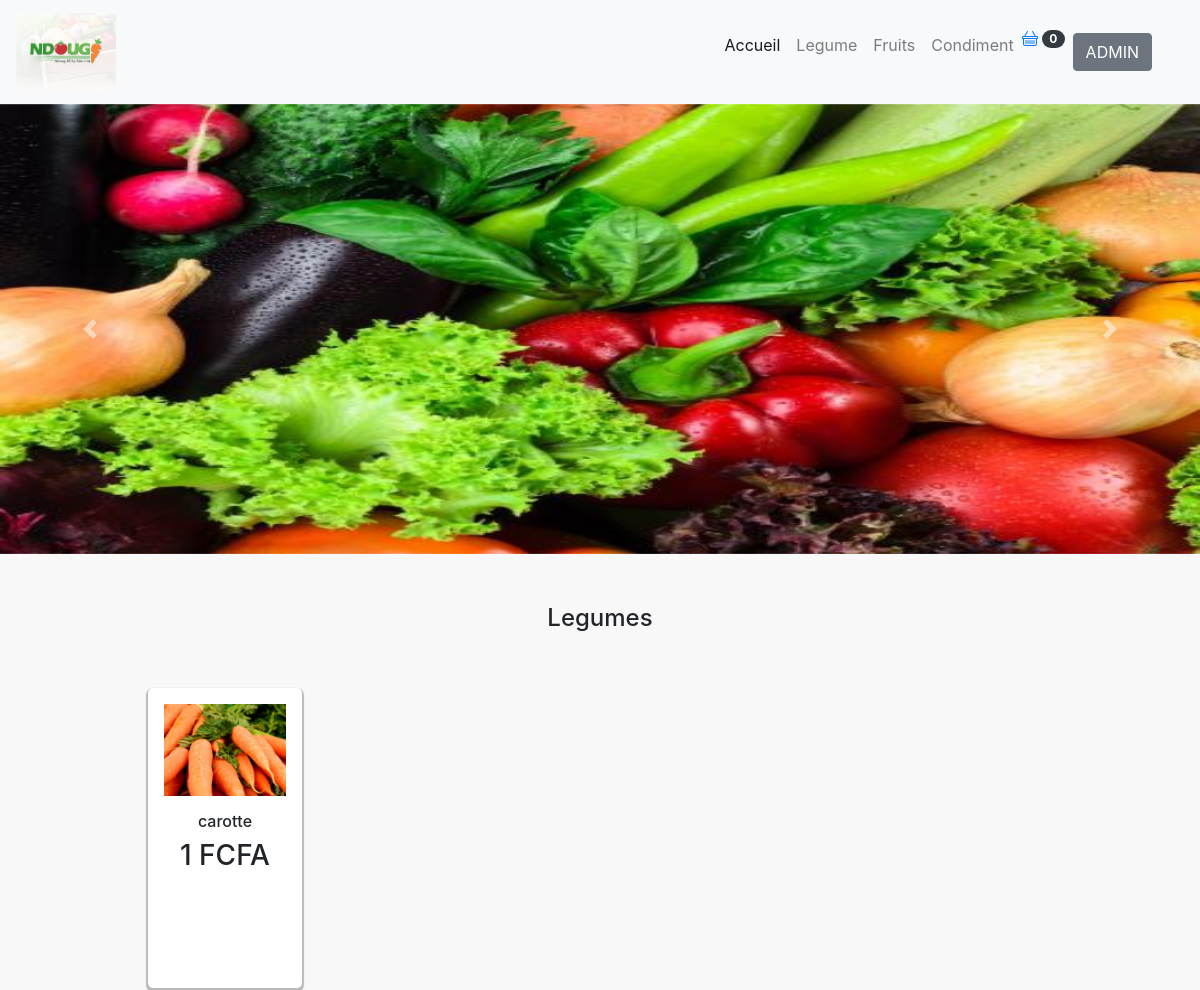
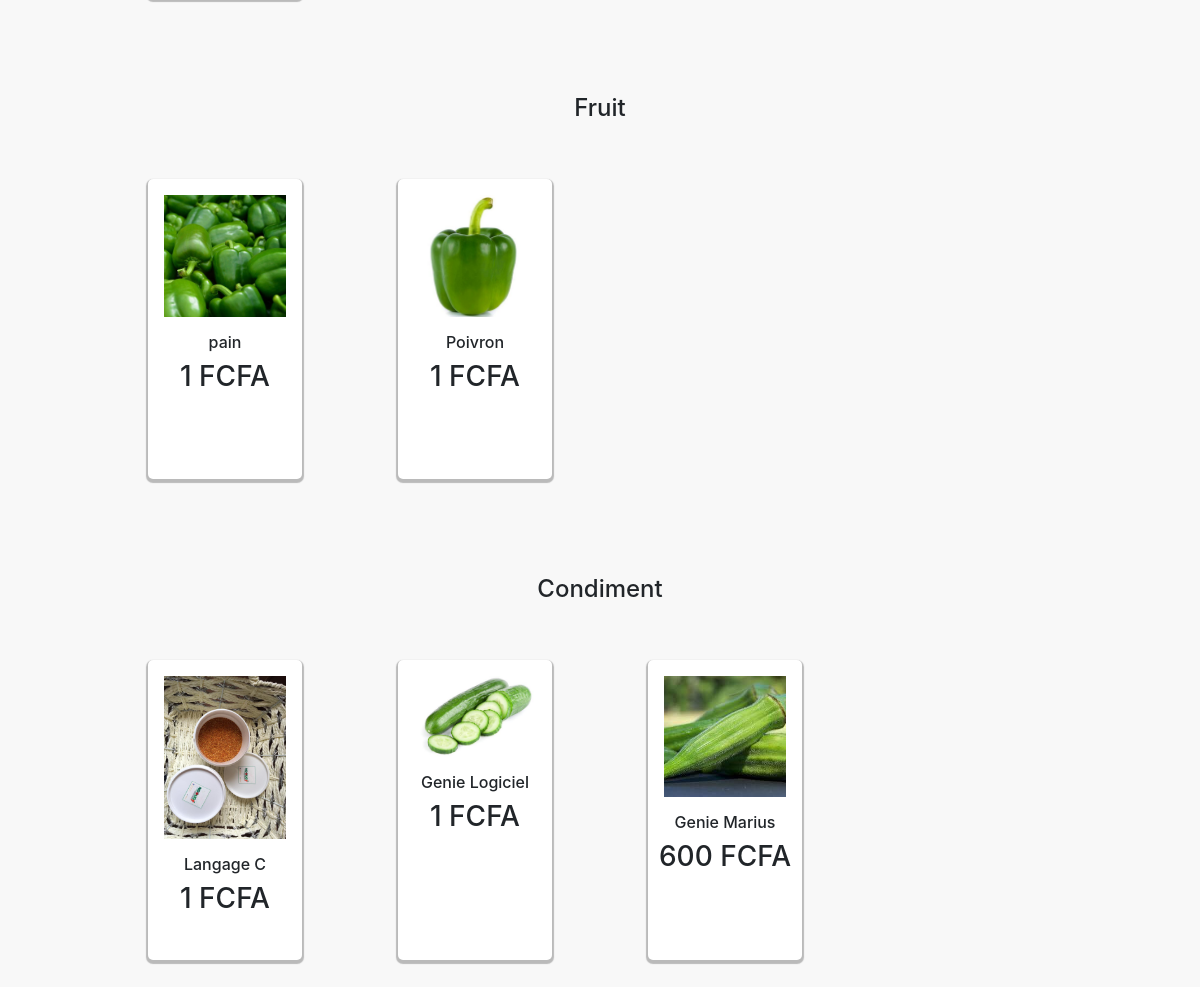
The page / on the database its author committed (2 pictures, top to bottom).
### tables this page shows
CREATE TABLE `produit` (
  `idProduit` int(11) NOT NULL,
  `libelleProduit` varchar(255) NOT NULL,
  `stock` int(11) NOT NULL,
  `seuil` int(11) NOT NULL,
  `prix` varchar(15) NOT NULL,
  `idCategorieF` int(11) NOT NULL,
  `photo` varchar(255) NOT NULL
);

### model/produitModel.php (called while the page is built, shortened)
<?php
    require_once('bdd.php');
    function getLegume(){
        global $bdd;
        $req="SELECT * FROM produit, categorie WHERE idCategorieF=idCategorie AND idCategorieF=1";
        return $bdd->query($req)->fetchAll();
    }
    function getFruit(){
        global $bdd;
        $req="SELECT * FROM produit, categorie WHERE idCategorieF=idCategorie AND idCategorieF=2";
        return $bdd->query($req)->fetchAll();
    }
    function getCondiment(){
        global $bdd;
        $req="SELECT * FROM produit, categorie WHERE idCategorieF=idCategorie AND idCategorieF=3";
        return $bdd->query($req)->fetchAll();
    }

### index.php (the view, shortened to what this page needs)
<?php
	require_once('model/produitModel.php');
	$condiments = getCondiment();
	$fruits = getFruit();
	$legumes = getLegume();
?>
<!DOCTYPE html>
<html lang="en">
<head>
	<link rel="stylesheet" href="https://stackpath.bootstrapcdn.com/bootstrap/4.3.1/css/bootstrap.min.css">
</head>
<body style="background-color: #F8F8F8">
	<?php
		include_once('navbar.php');
	?>
	<table height="200px">
			<tr>
				<td>
				</td>
			</tr>
		</table>
	<div id="legumes" class="col-md-10 offset-1">
		<h4 class="text-center">Legumes</h4>
		<div class="row">
			<?php
				foreach ($legumes as  $legume) {
					?>
						<div class="col-md-3 p-5">
							<div style="background: white; height: 300px; border-radius: 5px; box-shadow: 0px 2px 1px 2px rgba(0,0,0,0.25);">
								<div class="p-3">
									<a href="unproduit.php?produit=<?=$legume['idProduit']?>">
										<img src="http://localhost/bouchra/controller/upload/<?=$legume['photo']?>" class="img-fluid" alt="" style="max-height: 170px;">
									</a>
								</div>
								<h6 class="text-center"><?=$legume['libelleProduit']?></h6>
								<h3 class="text-center"><?=$legume['prix']?>  FCFA</h3>
							</div>
						</div>
					<?php
				}
			?>
		</div>
	</div>
	<div id="Fruits" class="col-md-10 offset-1 mt-5">
		<h4 class="text-center">Fruit</h4>
		<div class="row">
			<?php
				foreach ($fruits as  $fruit) {
					?>
						<div class="col-md-3 p-5">
							<div style="background: white; height: 300px; border-radius: 5px; box-shadow: 0px 2px 1px 2px rgba(0,0,0,0.25);">
								<div class="p-3">
									<a href="unproduit.php?produit=<?=$fruit['idProduit']?>">
										<img src="http://localhost/bouchra/controller/upload/<?=$fruit['photo']?>" class="img-fluid" alt="" style="max-height: 170px;">
									</a>
								</div>
								<h6 class="text-center"><?=$fruit['libelleProduit']?></h6>
								<h3 class="text-center"><?=$fruit['prix']?>  FCFA</h3>
							</div>
						</div>
					<?php
				}
			?>
		</div>
	</div>
	<div id="Condiments" class="col-md-10 offset-1 mt-5">
		<h4 class="text-center">Condiment</h4>
		<div class="row">
			<?php
				foreach ($condiments as  $condiment) {
					?>
						<div class="col-md-3 p-5">
							<div style="background: white; height: 300px; border-radius: 5px; box-shadow: 0px 2px 1px 2px rgba(0,0,0,0.25);">
								<div class="p-3">
									<a href="unproduit.php?produit=<?=$condiment['idProduit']?>">
										<img src="http://localhost/bouchra/controller/upload/<?=$condiment['photo']?>" class="img-fluid" alt="" style="max-height: 170px;">
									</a>
								</div>
								<h6 class="text-center"><?=$condiment['libelleProduit']?></h6>
								<h3 class="text-center"><?=$condiment['prix']?>  FCFA</h3>
							</div>
						</div>
					<?php
				}
			?>
		</div>
	</div>
</body>
</html>

### rows shown on the page
produit: photo (picture), libelleProduit "carotte", prix "1"
produit: photo (picture), libelleProduit "pain", prix "1"
produit: photo (picture), libelleProduit "Poivron", prix "1"
produit: photo (picture), libelleProduit "Langage C", prix "1"
produit: photo (picture), libelleProduit "Genie Logiciel", prix "1"
produit: photo (picture), libelleProduit "Genie Marius", prix "600"

### other values the page prints
sizeof($_SESSION['panier']['qte']) "0"
